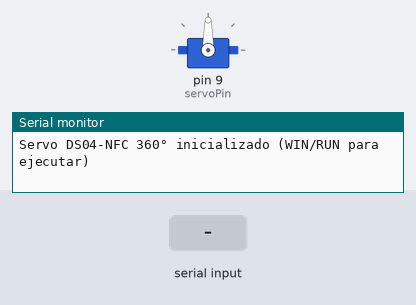
Recording of a sketch running on a simulated Arduino Uno, built with avr-gcc and run on an emulated ATmega328P. Shown: servo, the last lines printed to the serial monitor. Inputs (shaded band) come from the test bench.

Above: at 1.7 s.
1.8 s: "WIN\n" received over Serial
At 3.1 s:
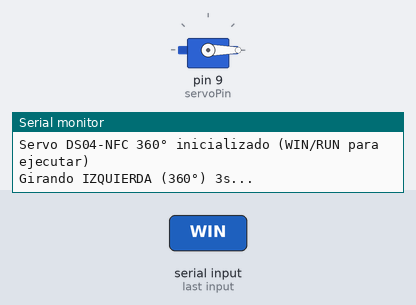
At 8.9 s:
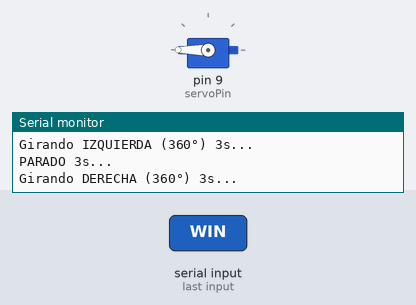
Timing chart, 0 to 12.3 s (numbered marks = the images above; inputs shaded):
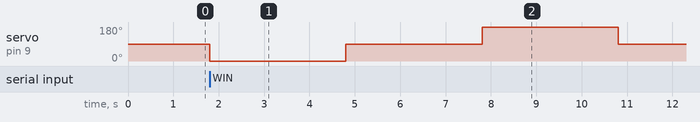

Measured:
- after the input at 1.8 s, servo on pin 9 (servoPin): 90° → 0° at once, → 90° 3.0 s later, → 180° 3.0 s later, → 90° 3.0 s later

The sketch:

win_sequence.ino
```cpp
#include <Servo.h>

Servo myServo;

const int servoPin = 9;

// Para servos de 360° (continuos)
const int leftSpeed  = 0;    // Máxima velocidad izquierda
const int rightSpeed = 180;  // Máxima velocidad derecha
const int stopServo  = 90;   // Parar completamente (ajustar a 89/91 si no se detiene)

const int moveTime = 3000;   // 3 segundos movimiento
const int stopTime = 3000;   // 3 segundos parada

void setup() {
  Serial.begin(9600);
  myServo.attach(servoPin);

  // Iniciar parado
  myServo.write(stopServo);
  Serial.println("Servo DS04-NFC 360° inicializado (WIN/RUN para ejecutar)");
  delay(500);
}

void loop() {
  // Esperar señal por Serial
  if (Serial.available() > 0) {
    String cmd = Serial.readStringUntil('\n');
    cmd.trim();

    if (cmd.equalsIgnoreCase("WIN") || cmd.equalsIgnoreCase("RUN")) {
      ejecutarSecuencia();
      Serial.println("SECUENCIA_COMPLETADA");
    } else if (cmd.equalsIgnoreCase("STOP")) {
      myServo.write(stopServo);
      Serial.println("MOTOR_PARADO");
    } else if (cmd.equalsIgnoreCase("LEFT")) {
      myServo.write(leftSpeed);
      Serial.println("GIRO_IZQUIERDA_CONTINUO");
    } else if (cmd.equalsIgnoreCase("RIGHT")) {
      myServo.write(rightSpeed);
      Serial.println("GIRO_DERECHA_CONTINUO");
    }
  }
}

void ejecutarSecuencia() {
  // Girar en una dirección (izquierda) - 3 segundos
  Serial.println("Girando IZQUIERDA (360°) 3s...");
  myServo.write(leftSpeed);
  delay(moveTime);

  // Parar - 3 segundos
  Serial.println("PARADO 3s...");
  myServo.write(stopServo);
  delay(stopTime);

  // Girar en dirección contraria (derecha) - 3 segundos
  Serial.println("Girando DERECHA (360°) 3s...");
  myServo.write(rightSpeed);
  delay(moveTime);

  // Parar
  Serial.println("PARADO");
  myServo.write(stopServo);
}
```
